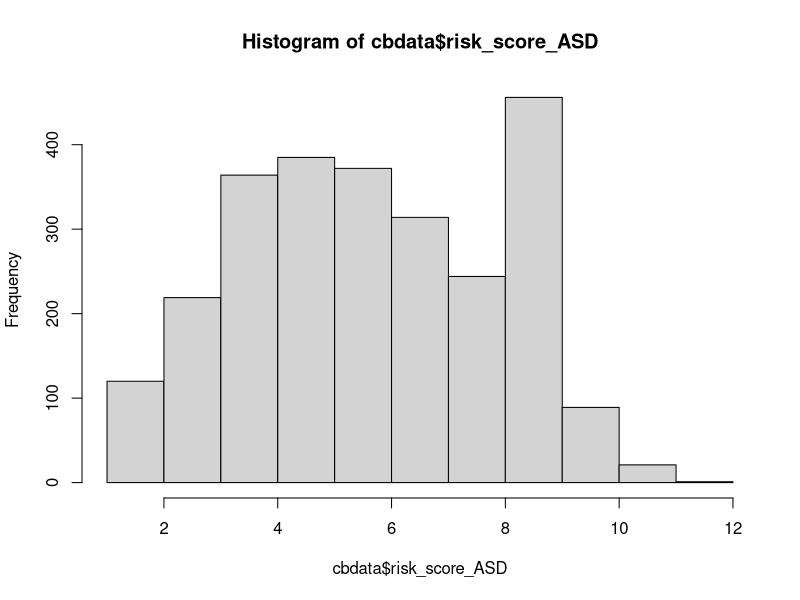
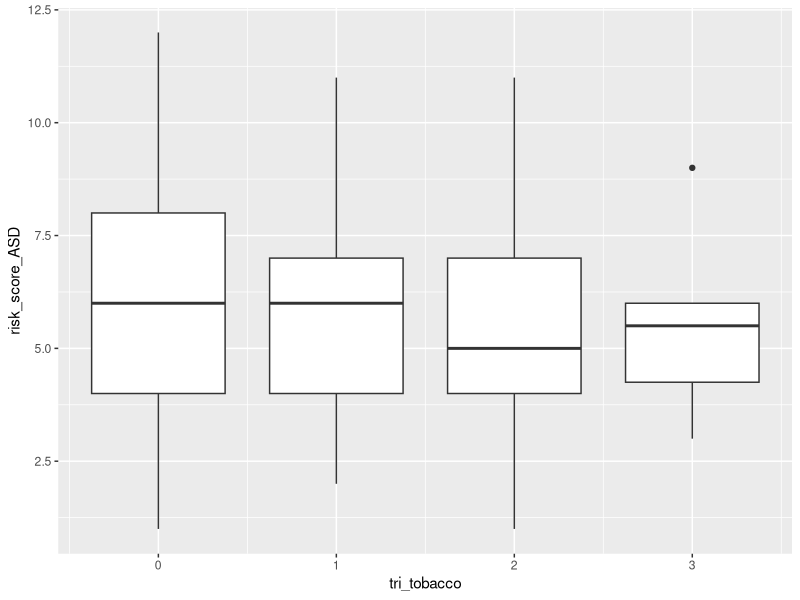
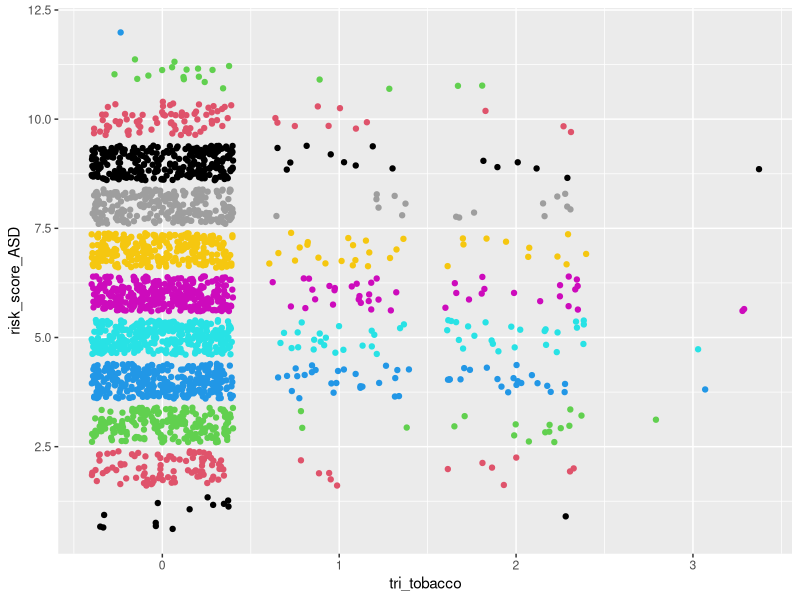
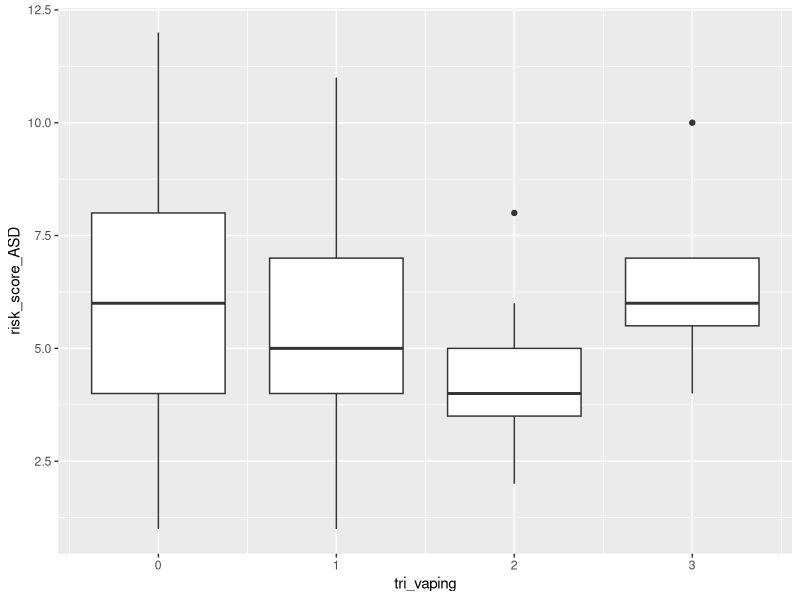
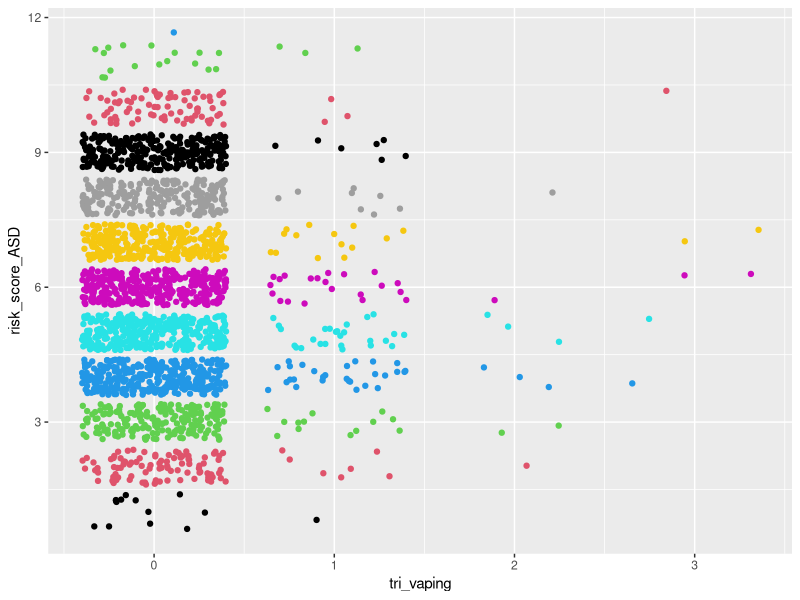
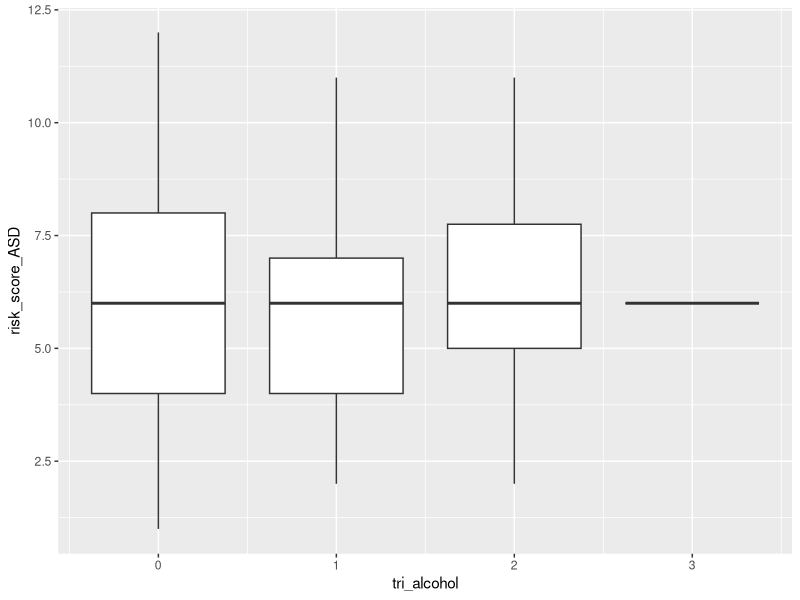
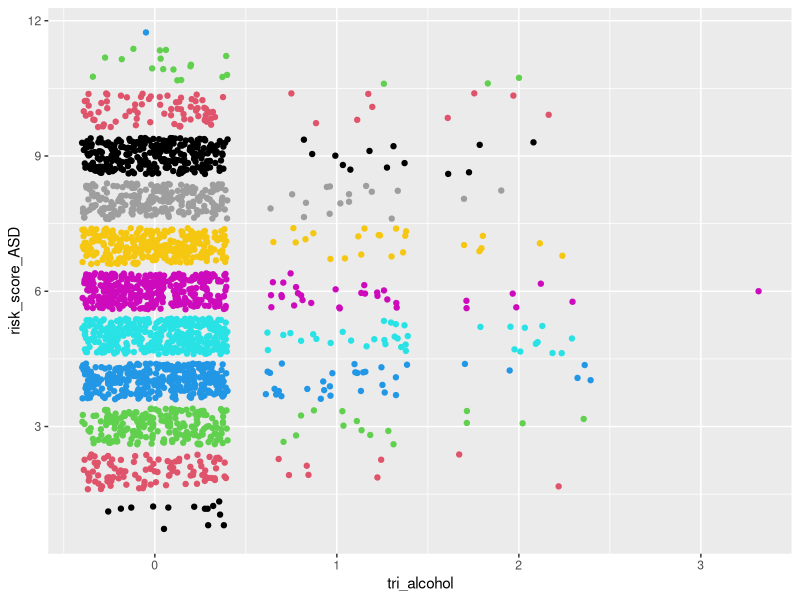
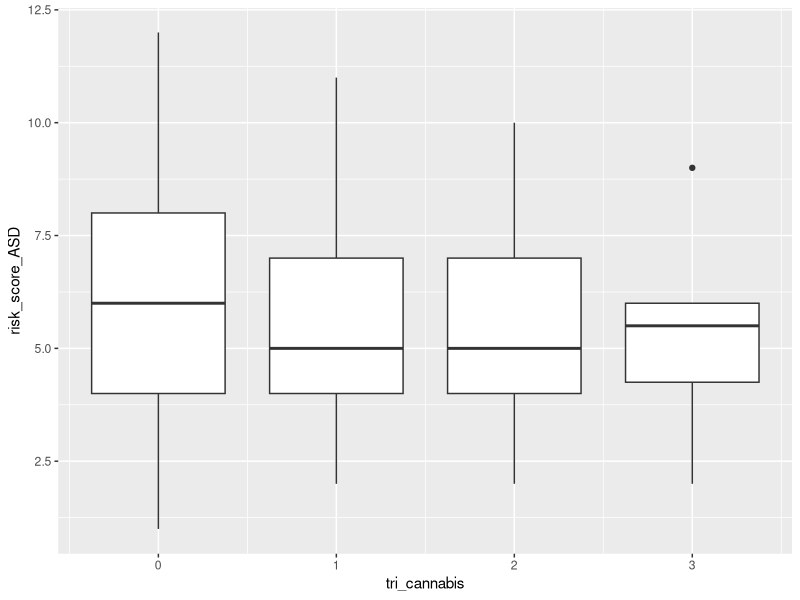

The R script that drew these images, in order:
## ---- chunk 1
#load packages
library(readr)
library(dplyr)
library(stringr)
## ---- chunk 2
#load data
cbdata <- read_csv("ChatterBabyData.csv")
## ---- chunk 3
mean(cbdata$risk_score_ASD)
var(cbdata$risk_score_ASD)
hist(cbdata$risk_score_ASD)
## ---- chunk 4
which(colnames(cbdata) == "mat_dep"):which(colnames(cbdata) == "momfever")
cbdata[,c(126:133)][is.na(cbdata[,c(126:133)])] <- 0

cbdata$art[is.na(cbdata$art)] <- 0 
cbdata$asd_genetic[is.na(cbdata$asd_genetic)] <- 0 

#fix some NA's in totalpregnancies by setting to number of live births
cbdata$totalpregnancies[which(is.na(cbdata$totalpregnancies) == TRUE & is.na(cbdata$momlivebirths) == FALSE)] <- 
cbdata$momlivebirths[which(is.na(cbdata$totalpregnancies) == TRUE & is.na(cbdata$momlivebirths) == FALSE)]

#fix some NA's in totalpregnancies by setting to 1 if no siblings and not adopted
cbdata$totalpregnancies[which(is.na(cbdata$totalpregnancies) == TRUE & cbdata$birthordertotal == 0 & cbdata$adoption == 0)] <- 1

# set live births to number of total pregnancies 
# if number of total pregnancies = number of total siblings + 1(baby)
# so as to not include miscarriages
cbdata$momlivebirths[which((is.na(cbdata$momlivebirths) == TRUE) &
                           (cbdata$totalpregnancies == (cbdata$birthordertotal + 1)))] <-
  cbdata$totalpregnancies[which((is.na(cbdata$momlivebirths) == TRUE) & 
                                (cbdata$totalpregnancies == (cbdata$birthordertotal + 1)))]

# set live births to number of total pregnancies 
# if number of total pregnancies = number of full siblings + 1(baby) 
# so as to not include miscarriages (where birthordertotal = 0 because of NA in olderhalfsiblings)
cbdata$momlivebirths[which((is.na(cbdata$momlivebirths) == TRUE) &
                           (cbdata$totalpregnancies == (cbdata$numberfullsiblings + 1)))] <-
  cbdata$totalpregnancies[which((is.na(cbdata$momlivebirths) == TRUE) & 
                                (cbdata$totalpregnancies == (cbdata$numberfullsiblings + 1)))]

# set live births to number of full siblings + 1
# if number of total pregnancies > number of full siblings and 
# number of older half siblings = 0 so as to not include children only from father and miscarriages
cbdata$momlivebirths[which((is.na(cbdata$momlivebirths) == TRUE) & 
                           (cbdata$totalpregnancies > cbdata$numberfullsiblings) &
                           cbdata$olderhalfsiblings == 0 )] <-
  cbdata$numberfullsiblings[which((is.na(cbdata$momlivebirths) == TRUE) & 
                                  (cbdata$totalpregnancies > cbdata$numberfullsiblings) &
                                  cbdata$olderhalfsiblings == 0 )] + 1
## ---- chunk 5
# classify as post partum psychosis
cbdata <- cbdata %>% mutate(maternalpregnancyproblems___20 = replace(maternalpregnancyproblems___20, maternalpregnancyproblems_other == "post partum anxiety" | maternalpregnancyproblems_other == "Post partum anxiety" | maternalpregnancyproblems_other == "Post-partum anxiety" | maternalpregnancyproblems_other == "Postpartum hemorrhaging" | maternalpregnancyproblems_other == "Perinatal anxiety",1))
cbdata <- cbdata %>% mutate(maternalpregnancyproblems_other = replace(maternalpregnancyproblems_other, maternalpregnancyproblems_other == "post partum anxiety" | maternalpregnancyproblems_other == "Post partum anxiety" | maternalpregnancyproblems_other == "Post-partum anxiety" | maternalpregnancyproblems_other == "Postpartum hemorrhaging" | maternalpregnancyproblems_other == "Perinatal anxiety", NA ))

# classify as Chorioamnionitis 
cbdata <- cbdata %>% mutate(maternalpregnancyproblems___21 = replace(maternalpregnancyproblems___21, maternalpregnancyproblems_other == "Chorioamnionitis", 1))
cbdata <- cbdata %>% mutate(maternalpregnancyproblems_other = replace(maternalpregnancyproblems_other, maternalpregnancyproblems_other == "Chorioamnionitis", NA))

# classify as bleeding
cbdata <- cbdata %>% mutate(maternalpregnancyproblems___14 = replace(maternalpregnancyproblems___14, maternalpregnancyproblems_other == "Unusual pain in the abdomen, stress, miscarriage probability, bleeding.", 1))
cbdata <- cbdata %>% mutate(maternalpregnancyproblems_other = replace(maternalpregnancyproblems_other, maternalpregnancyproblems_other == "Unusual pain in the abdomen, stress, miscarriage probability, bleeding.", NA))

# classify as preterm labor
cbdata <- cbdata %>% mutate(maternalpregnancyproblems___11 = replace(maternalpregnancyproblems___11, maternalpregnancyproblems_other == "Early contractions with diction starting at 30 weeks. I received steroid shot to develop baby's lungs faster.", 1))
cbdata <- cbdata %>% mutate(maternalpregnancyproblems_other = replace(maternalpregnancyproblems_other, maternalpregnancyproblems_other == "Early contractions with diction starting at 30 weeks. I received steroid shot to develop baby's lungs faster.", NA))

# classify as History of recurrent miscarriage/ recurrent pregnancy loss 
cbdata <- cbdata %>% mutate(maternalpregnancyproblems___10 = replace(maternalpregnancyproblems___10, maternalpregnancyproblems_other == "Prior full term stillbirth; had double nuchal cord resulting in emergent csection at 36 weeks", 1))
cbdata <- cbdata %>% mutate(maternalpregnancyproblems_other = replace(maternalpregnancyproblems_other, maternalpregnancyproblems_other == "Prior full term stillbirth; had double nuchal cord resulting in emergent csection at 36 weeks", NA))

# classify as hypertension
cbdata <- cbdata %>% mutate(maternalpregnancyproblems___9 = replace(maternalpregnancyproblems___9, maternalpregnancyproblems_other == "Protein in urine day of induction and hypertension only at 38 weeks" | maternalpregnancyproblems_other == "Mild hypertension at 37 weeks", 1))
cbdata <- cbdata %>% mutate(maternalpregnancyproblems_other = replace(maternalpregnancyproblems_other, maternalpregnancyproblems_other == "Protein in urine day of induction and hypertension only at 38 weeks"| maternalpregnancyproblems_other == "Mild hypertension at 37 weeks", 1))

# classify as 13, Placental abruption
cbdata <- cbdata %>% mutate(maternalpregnancyproblems___13 = replace(maternalpregnancyproblems___13, maternalpregnancyproblems_other == "Calcified placenta" | maternalpregnancyproblems_other == "Placenta calcification" | maternalpregnancyproblems_other == "Placenta hematoma" | maternalpregnancyproblems_other == "placental aging" | maternalpregnancyproblems_other == "Underperfusion placenta" , 1))
cbdata <- cbdata %>% mutate(maternalpregnancyproblems_other = replace(maternalpregnancyproblems_other, maternalpregnancyproblems_other == "Calcified placenta" | maternalpregnancyproblems_other == "Placenta calcification" | maternalpregnancyproblems_other == "Placenta hematoma" | maternalpregnancyproblems_other == "placental aging"| maternalpregnancyproblems_other == "Underperfusion placenta", NA))

# Get rid of the column 
cbdata$maternalpregnancyproblems_other <- NULL
## ---- chunk 6
# Convert all Mom Trauma NA's to 0: 
cbdata$mom_trauma[is.na(cbdata$mom_trauma)] <- 0 
## ---- chunk 7
# Getting rid of column
cbdata$mat_mental_health_other = NULL
# Cleaning that can be put into other columns
cbdata[c(216, 520, 598, 1089),115] = 1
cbdata[240,83] = 1
cbdata[499,85] = 1
cbdata[c(1683, 2245), 111] = 1

# Multiple entries for one person
cbdata[912, c(227, 232)] = 1
cbdata[915, c(228, 231, 232)] = 1
cbdata[1667, c(112, 231)] = 1
cbdata[2579, c(112, 113, 230, 231)] = 1
cbdata[c(76, 2501), c(111, 112)] = 1
## ---- chunk 8
cbdata <- cbdata %>% mutate(mathealth_count = matmentalhealth___1 + matmentalhealth___2 + matmentalhealth___3 + matmentalhealth___4 + matmentalhealth___5 + matmentalhealth___6 + matmentalhealth___7)
## ---- chunk 9
# Cutting off Baby Age at 5 years old
cbdata$babyage = ifelse(cbdata$babyage <= 1825, cbdata$babyage, NA)
## ---- chunk 10
predata <- cbdata %>% select(babyage, momsdeliveryage, momsedu, sex, art, artmethod___1,
                          artmethod___7, artmethod___6, artmethod___2, artmethod___3,
                          artmethod___4, artmethod___5, mom_trauma,
                          maternalpregnancyproblems___1, maternalpregnancyproblems___2,
                          maternalpregnancyproblems___3, maternalpregnancyproblems___15,
                          maternalpregnancyproblems___21, maternalpregnancyproblems___16,
                          maternalpregnancyproblems___4, maternalpregnancyproblems___5,
                          maternalpregnancyproblems___6, maternalpregnancyproblems___7,
                          maternalpregnancyproblems___8, maternalpregnancyproblems___9,
                          maternalpregnancyproblems___10, maternalpregnancyproblems___11,
                          maternalpregnancyproblems___12, maternalpregnancyproblems___13,
                          maternalpregnancyproblems___14, maternalpregnancyproblems___17,
                          maternalpregnancyproblems___19, maternalpregnancyproblems___20,
                          maternalpregnancyproblems___18,
                          matmentalhealth___1, matmentalhealth___2, matmentalhealth___3,
                          matmentalhealth___4, matmentalhealth___5, matmentalhealth___6,
                          matmentalhealth___7, mat_dep, mat_anx,
                          mat_ocd, mat_bp, mat_adhd, mat_pssd, mathealth_count, momfever, whenfever___1,
                          whenfever___2, whenfever___3, tobacco_pregnancy_when___1,
                          tobacco_pregnancy_when___2, tobacco_pregnancy_when___3,
                          vaping_pregnancy___1, vaping_pregnancy___2, vaping_pregnancy___3,
                          alcohol_pregnancy_when___1, alcohol_pregnancy_when___2,
                          alcohol_pregnancy_when___3, cannabis_pregnancy_when___1,
                          cannabis_pregnancy_when___2, cannabis_pregnancy_when___3,
                          stimulants_pregnancy_when___1, stimulants_pregnancy_when___2,
                          stimulants_pregnancy_when___3, opioids_pregnancy_when___1,
                          opioids_pregnancy_when___2, opioids_pregnancy_when___3,
                          psychoactive_pregnancy___1, psychoactive_pregnancy___2,
                          psychoactive_pregnancy___3, delivery, momlivebirths,
                          totalpregnancies, maternalproblems1, asd1, deaf1, ddfamily1,
                          szbpfamily1, risk_score_ASD) 
## ---- chunk 11
# filter out age and live births outliers
predata <- predata %>% filter(momlivebirths != 10 & momsdeliveryage != 12 | momlivebirths != 10 & momsdeliveryage != 18)
summary(predata)
## ---- chunk 12
# resulting columns are total number of trimesters drug was used
predata$tri_tobacco = rowSums(predata[,52:54])
predata$tri_vaping = rowSums(predata[,55:57])
predata$tri_alcohol = rowSums(predata[,58:60])
predata$tri_cannabis = rowSums(predata[,61:63])
predata$tri_stimulants = rowSums(predata[,64:66])
predata$tri_opioids = rowSums(predata[,67:69])
predata$tri_psychoactives = rowSums(predata[,70:72])

# getting rid of "when drug" columns
predata[,52:72] = NULL
## ---- chunk 13
predata$mat_adhd <- ifelse(predata$mat_adhd==3, 0, predata$mat_adhd)
predata$mat_dep <- ifelse(predata$mat_dep==3, 0, predata$mat_dep)
predata$mat_anx <- ifelse(predata$mat_anx==3, 0, predata$mat_anx)
predata$mat_ocd <- ifelse(predata$mat_ocd==3, 0, predata$mat_ocd)
predata$mat_bp <- ifelse(predata$mat_bp==3, 0, predata$mat_bp)
predata$mat_pssd <- ifelse(predata$mat_pssd==3, 0, predata$mat_pssd)
## ---- chunk 14
# Convert mat_variable rows to show that mental health problem occurs before or during pregnancy

predata$mat_adhd <- ifelse(predata$mat_adhd==2, 1, predata$mat_adhd)
predata$mat_dep <- ifelse(predata$mat_dep==2, 1, predata$mat_dep)
predata$mat_anx <- ifelse(predata$mat_anx==2, 1, predata$mat_anx)
predata$mat_ocd <- ifelse(predata$mat_ocd==2, 1, predata$mat_ocd)
predata$mat_bp <- ifelse(predata$mat_bp==2, 1, predata$mat_bp)
predata$mat_pssd <- ifelse(predata$mat_pssd==2, 1, predata$mat_pssd)
## ---- chunk 15
library(ggplot2)

ggplot(predata, aes(x = tri_tobacco, y = risk_score_ASD, group = tri_tobacco)) + geom_boxplot()
ggplot(predata, aes(x = tri_tobacco, y = risk_score_ASD)) + geom_jitter(color = predata$risk_score_ASD)

ggplot(predata, aes(x = tri_vaping, y = risk_score_ASD, group = tri_vaping)) + geom_boxplot()
ggplot(predata, aes(x = tri_vaping, y = risk_score_ASD)) + geom_jitter(color = predata$risk_score_ASD)

ggplot(predata, aes(x = tri_alcohol, y = risk_score_ASD, group = tri_alcohol)) + geom_boxplot()
ggplot(predata, aes(x = tri_alcohol, y = risk_score_ASD)) + geom_jitter(color = predata$risk_score_ASD)

ggplot(predata, aes(x = tri_cannabis, y = risk_score_ASD, group = tri_cannabis)) + geom_boxplot()
ggplot(predata, aes(x = tri_cannabis, y = risk_score_ASD)) + geom_jitter(color = predata$risk_score_ASD)

ggplot(predata, aes(x = tri_stimulants, y = risk_score_ASD, group = tri_stimulants)) + geom_boxplot()
ggplot(predata, aes(x = tri_stimulants, y = risk_score_ASD)) + geom_jitter(color = predata$risk_score_ASD)

ggplot(predata, aes(x = tri_opioids, y = risk_score_ASD, group = tri_opioids)) + geom_boxplot()
ggplot(predata, aes(x = tri_opioids, y = risk_score_ASD)) + geom_jitter(color = predata$risk_score_ASD)

ggplot(predata, aes(x = tri_psychoactives, y = risk_score_ASD, group = tri_psychoactives)) + geom_boxplot()
ggplot(predata, aes(x = tri_psychoactives, y = risk_score_ASD)) + geom_jitter(color = predata$risk_score_ASD)
## ---- chunk 16
library(corrplot)

var1 <- c("matmentalhealth___1", "matmentalhealth___2", "matmentalhealth___3", "matmentalhealth___4", "matmentalhealth___5", "matmentalhealth___6")
predata1 <- predata[ ,var1]
corrmat <- round(cor(predata1), 4)
corrplot(corrmat)
## ---- chunk 17

maledata <- predata %>% filter(sex == 1)
m10 <- glm(risk_score_ASD ~ maternalproblems1 + maternalpregnancyproblems___15 + maternalpregnancyproblems___19 +  matmentalhealth___2 + asd1 + mat_pssd, data = maledata, family = "poisson")
summary(m10) # matmentalhealth___2 , maternalpregnancyproblems___19 

femaledata <- predata %>% filter(sex == 0)
m11 <- glm(risk_score_ASD ~ maternalproblems1 + maternalpregnancyproblems___15 + maternalpregnancyproblems___19 +  matmentalhealth___2 + asd1 + mat_pssd, data = femaledata, family = "poisson")
summary(m11) # maternalproblems1, matmentalhealth___2
